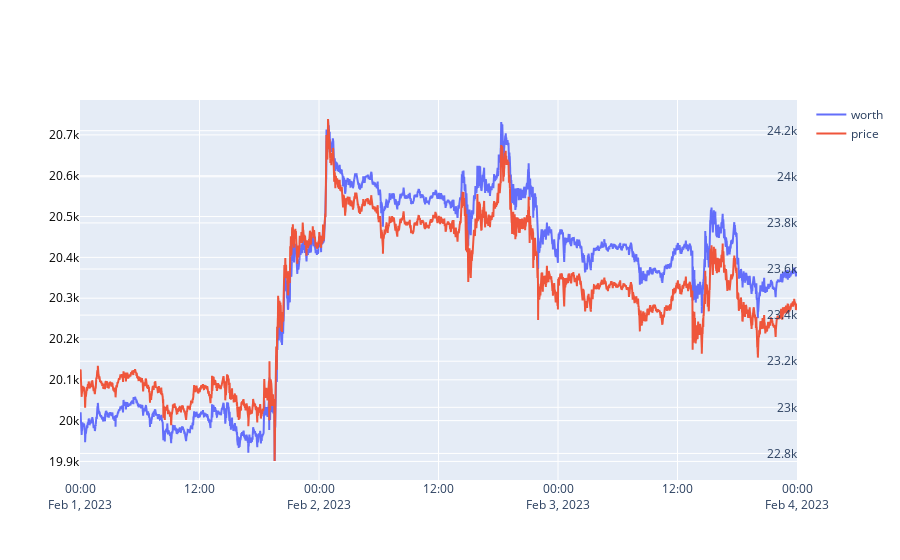

The notebook cell saved with this chart:
### Code cell
import plotly.graph_objects as go

fig = go.Figure(layout=go.Layout(xaxis={'spikemode': 'across'}))
fig.add_trace(go.Scatter(x=details_df['timestamp'], y=details_df['worth'], name='worth', yaxis="y1"))
fig.add_trace(go.Scatter(x=details_df['timestamp'], y=details_df['price'], name='price', yaxis="y2"))

fig.update_layout(
            yaxis=dict(
                titlefont=dict(
                    color="#000000"
                ),
                tickfont=dict(
                    color="#000000"
                )
            ),
            yaxis2=dict(
                anchor="free",
                overlaying="y",
                side="left",
                position=1
            )
            )

### Figure 1 — Plotly figure (JSON) as saved in the notebook; plotly's stock layout.template omitted (floating-point values rounded to 4 significant figures; data arrays with more than 128 entries replaced by an {"elided": "..."} marker saying what was removed)
{"data": [{"name": "worth", "type": "scatter", "x": {"elided": "20510 str values"}, "y": {"elided": "20510 float values"}, "yaxis": "y"}, {"name": "price", "type": "scatter", "x": {"elided": "20510 str values"}, "y": {"elided": "20510 float values"}, "yaxis": "y2"}], "layout": {"xaxis": {"spikemode": "across"}, "yaxis": {"tickfont": {"color": "#000000"}, "title": {"font": {"color": "#000000"}}}, "yaxis2": {"anchor": "free", "overlaying": "y", "position": 1, "side": "left"}}}
